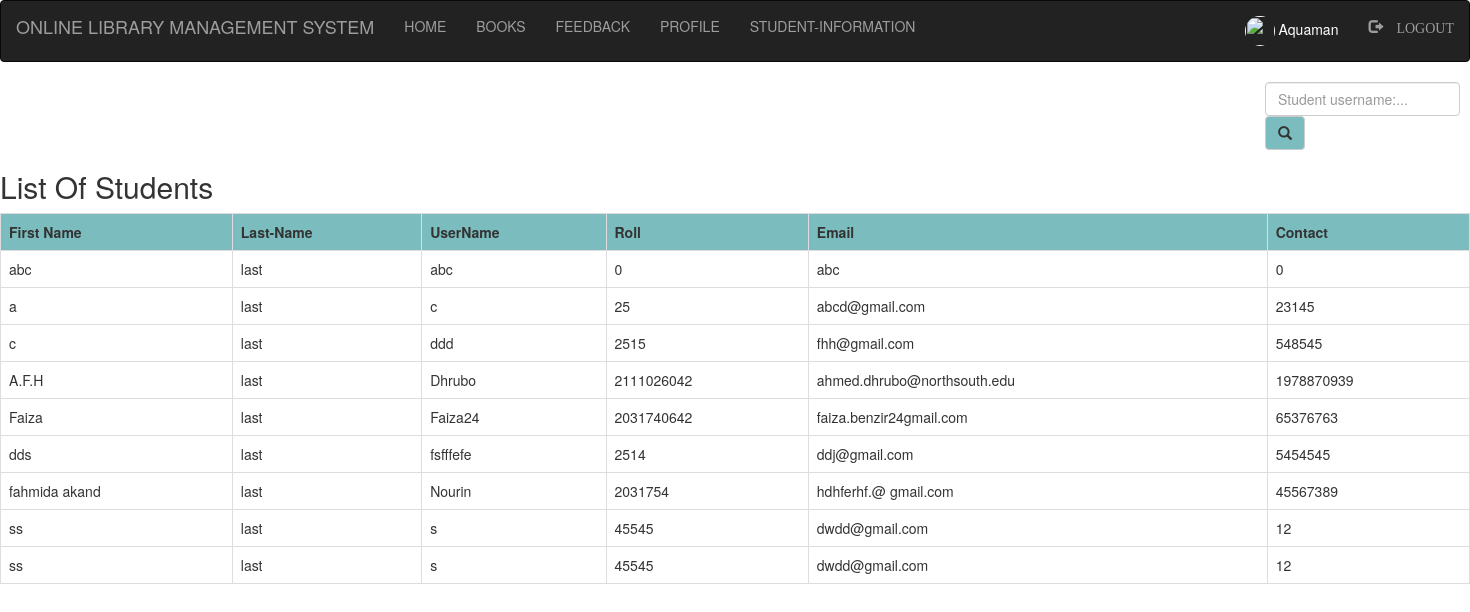
/library/admin/student.php (signed in), run on an earlier commit of the app's database.
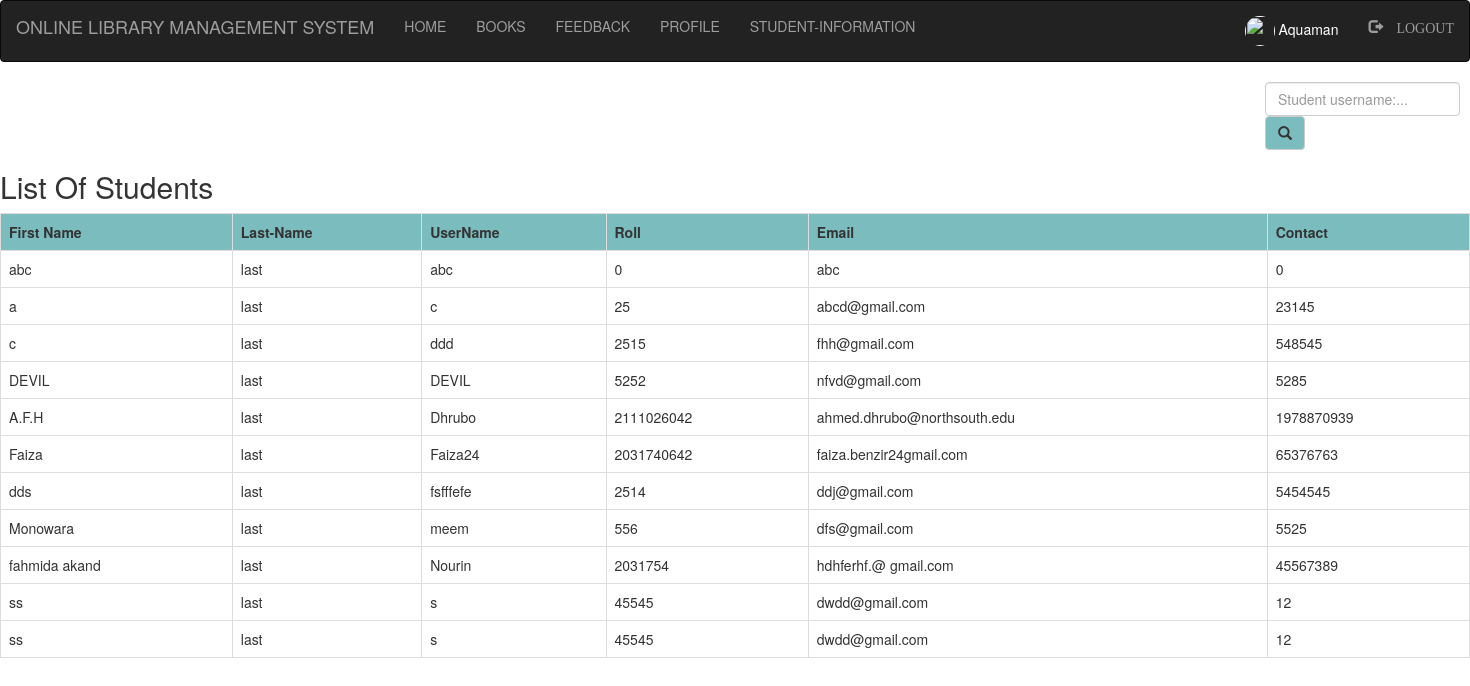
And on a later commit of the database.
### tables this page shows
CREATE TABLE `student` (
  `first` varchar(100) NOT NULL,
  `last` varchar(100) NOT NULL,
  `username` varchar(100) NOT NULL,
  `password` varchar(100) NOT NULL,
  `roll` int(100) NOT NULL,
  `email` varchar(100) NOT NULL,
  `contact` int(100) NOT NULL,
  `pic` varchar(100) NOT NULL
);

### library/admin/student.php (the view, shortened to what this page needs)
<?php
  include "connection.php";
  include "navbar.php";
?>
<!DOCTYPE html>
<html>
<head>
</head>
<body>
	<div class="srch">
		<form class="navbar-form" method="post" name="form1">
				<input class="form-control" type="text" name="search" placeholder="Student username:..." required="">
				<button style="background-color: #6db6b9e6;" type="submit" name="submit" class="btn btn-default">
					<span class="glyphicon glyphicon-search"></span>
				</button>
		</form>
	</div>
	<h2>List Of Students</h2>
	<?php
		if(isset($_POST['submit']))
		{
			$q=mysqli_query($db,"SELECT `first`,`last`,username,roll,email,contact FROM `student` WHERE `username` like '%$_POST[search]%' ");
			if(mysqli_num_rows($q)==0)
			{
				echo "Sorry! No student found. Try searching again...";
			}
			else
			{
		echo "<table class='table table-bordered table-hover' >";
			echo "<tr style='background-color: #6db6b9e6;'>";
				echo "<th>"; echo "First Name";	echo "</th>";
				echo "<th>"; echo "Last Name";  echo "</th>";
				echo "<th>"; echo "Username";  echo "</th>";
				echo "<th>"; echo "Roll";  echo "</th>";
				echo "<th>"; echo "Email";  echo "</th>";
				echo "<th>"; echo "contact";  echo "</th>";
			echo "</tr>";
			while($row=mysqli_fetch_assoc($q))
			{
				echo "<tr>";
				echo "<td>"; echo $row['first']; echo "</td>";
				echo "<td>"; echo $row['last']; echo "</td>";
				echo "<td>"; echo $row['username']; echo "</td>";
				echo "<td>"; echo $row['roll']; echo "</td>";
				echo "<td>"; echo $row['email']; echo "</td>";
				echo "<td>"; echo $row['contact']; echo "</td>";
				echo "</tr>";
			}
		echo "</table>";
			}
		}
		else
		{
			$res=mysqli_query($db,"SELECT `first`,'last',username,roll,email,contact FROM `student` ORDER BY `student`.`username` ASC;");
		echo "<table class='table table-bordered table-hover' >";
			echo "<tr style='background-color: #6db6b9e6;'>";
				echo "<th>"; echo "First Name";	echo "</th>";
				echo "<th>"; echo "Last-Name";  echo "</th>";
				echo "<th>"; echo "UserName";  echo "</th>";
				echo "<th>"; echo "Roll";  echo "</th>";
				echo "<th>"; echo "Email";  echo "</th>";
				echo "<th>"; echo "Contact";  echo "</th>";
			echo "</tr>";
			while($row=mysqli_fetch_assoc($res))
			{
				echo "<tr>";
				echo "<td>"; echo $row['first']; echo "</td>";
				echo "<td>"; echo $row['last']; echo "</td>";
				echo "<td>"; echo $row['username']; echo "</td>";
				echo "<td>"; echo $row['roll']; echo "</td>";
				echo "<td>"; echo $row['email']; echo "</td>";
				echo "<td>"; echo $row['contact']; echo "</td>";
				echo "</tr>";
			}
		echo "</table>";
		}
	?>
</body>
</html>

### library/admin/navbar.php (shortened to what this page needs)
<!DOCTYPE html>
<html lang="en">
<head>
    <link rel="stylesheet" href="https://maxcdn.bootstrapcdn.com/bootstrap/3.3.7/css/bootstrap.min.css">
</head>
<body>
<nav class="navbar navbar-inverse">
        <div class="container-fluid">
        <div class="navbar-header">
             <a class="navbar-brand active">ONLINE LIBRARY MANAGEMENT SYSTEM</a>
         </div>
    <ul class="nav navbar-nav">
        <li><a href="index.php">HOME</a></li>
        <li><a href="books.php">BOOKS</a></li>
        <li><a href="feedback.php">FEEDBACK</a></li>
    </ul>
    <?php
            if(isset($_SESSION['login_user']))
            {?>
<ul class="nav navbar-nav">
<li><a href="profile.php">PROFILE</a></li>
                    <li><a href="student.php">STUDENT-INFORMATION</a></li>
</ul>
                <ul class="nav navbar-nav navbar-right">
                  <li><a href="">
                    <div style="color: white">
                      <?php
                      echo "<img class='img-circle profile_img' height= 30 width = 30 src='images/". $_SESSION['pic']."'>";
                        echo " ".$_SESSION['login_user'];
                      ?>
                    </div>
                  </a></li>
                  <li><a href="logout.php"><span class="glyphicon glyphicon-log-out"> LOGOUT</span></a></li>
                </ul>
                <?php
            }
          ?>
      </div>
    </nav>
</body>
</html>

### library/admin/student.php (style rules this page uses)
.srch { padding-left: 1250px; }

What changed in the data, as far as the page shows it:
added student: first "DEVIL", last "last", username "DEVIL", roll "5252", email "nfvd@gmail.com", contact "5285"
added student: first "Monowara", last "last", username "meem", roll "556", email "dfs@gmail.com", contact "5525"
